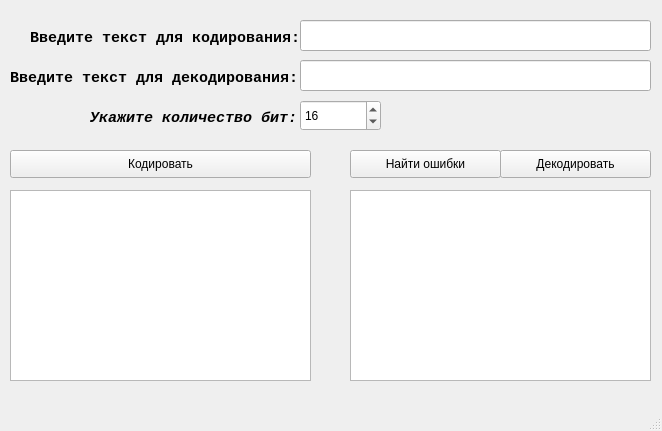
<?xml version="1.0" encoding="UTF-8"?>
<ui version="4.0">
 <class>MainWindow</class>
 <widget class="QMainWindow" name="MainWindow">
  <property name="geometry">
   <rect>
    <x>0</x>
    <y>0</y>
    <width>662</width>
    <height>431</height>
   </rect>
  </property>
  <property name="windowTitle">
   <string>Алгоритм Хэмминга</string>
  </property>
  <widget class="QWidget" name="centralwidget">
   <widget class="QLineEdit" name="le_encode">
    <property name="geometry">
     <rect>
      <x>300</x>
      <y>20</y>
      <width>351</width>
      <height>31</height>
     </rect>
    </property>
   </widget>
   <widget class="QLabel" name="label">
    <property name="geometry">
     <rect>
      <x>30</x>
      <y>30</y>
      <width>281</width>
      <height>16</height>
     </rect>
    </property>
    <property name="font">
     <font>
      <family>Courier New</family>
      <pointsize>11</pointsize>
      <weight>75</weight>
      <bold>true</bold>
      <kerning>true</kerning>
     </font>
    </property>
    <property name="text">
     <string>Введите текст для кодирования:</string>
    </property>
   </widget>
   <widget class="QLineEdit" name="le_decode">
    <property name="geometry">
     <rect>
      <x>300</x>
      <y>60</y>
      <width>351</width>
      <height>31</height>
     </rect>
    </property>
   </widget>
   <widget class="QLabel" name="label_2">
    <property name="geometry">
     <rect>
      <x>10</x>
      <y>70</y>
      <width>301</width>
      <height>16</height>
     </rect>
    </property>
    <property name="font">
     <font>
      <family>Courier New</family>
      <pointsize>11</pointsize>
      <weight>75</weight>
      <italic>false</italic>
      <bold>true</bold>
     </font>
    </property>
    <property name="text">
     <string>Введите текст для декодирования:</string>
    </property>
   </widget>
   <widget class="QPushButton" name="btn_encode">
    <property name="geometry">
     <rect>
      <x>10</x>
      <y>150</y>
      <width>301</width>
      <height>28</height>
     </rect>
    </property>
    <property name="text">
     <string>Кодировать</string>
    </property>
   </widget>
   <widget class="QPushButton" name="btn_decode">
    <property name="geometry">
     <rect>
      <x>500</x>
      <y>150</y>
      <width>151</width>
      <height>28</height>
     </rect>
    </property>
    <property name="text">
     <string>Декодировать</string>
    </property>
   </widget>
   <widget class="QLabel" name="label_3">
    <property name="geometry">
     <rect>
      <x>90</x>
      <y>110</y>
      <width>231</width>
      <height>16</height>
     </rect>
    </property>
    <property name="font">
     <font>
      <family>Courier New</family>
      <pointsize>11</pointsize>
      <weight>75</weight>
      <italic>true</italic>
      <bold>true</bold>
     </font>
    </property>
    <property name="text">
     <string>Укажите количество бит:</string>
    </property>
   </widget>
   <widget class="QTextEdit" name="txt_result_encode">
    <property name="enabled">
     <bool>true</bool>
    </property>
    <property name="geometry">
     <rect>
      <x>10</x>
      <y>190</y>
      <width>301</width>
      <height>191</height>
     </rect>
    </property>
   </widget>
   <widget class="QTextEdit" name="txt_result_decode">
    <property name="enabled">
     <bool>true</bool>
    </property>
    <property name="geometry">
     <rect>
      <x>350</x>
      <y>190</y>
      <width>301</width>
      <height>191</height>
     </rect>
    </property>
   </widget>
   <widget class="QSpinBox" name="sb_bit">
    <property name="geometry">
     <rect>
      <x>300</x>
      <y>100</y>
      <width>81</width>
      <height>31</height>
     </rect>
    </property>
    <property name="value">
     <number>16</number>
    </property>
   </widget>
   <widget class="QPushButton" name="btn_find_errors">
    <property name="geometry">
     <rect>
      <x>350</x>
      <y>150</y>
      <width>151</width>
      <height>28</height>
     </rect>
    </property>
    <property name="text">
     <string>Найти ошибки</string>
    </property>
   </widget>
  </widget>
  <widget class="QMenuBar" name="menubar">
   <property name="geometry">
    <rect>
     <x>0</x>
     <y>0</y>
     <width>662</width>
     <height>22</height>
    </rect>
   </property>
  </widget>
  <widget class="QStatusBar" name="statusbar"/>
 </widget>
 <resources/>
 <connections/>
</ui>
